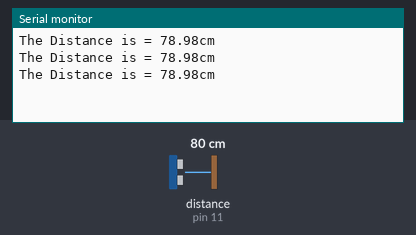
The sketch below on a simulated Arduino Uno, built with avr-gcc and run on an emulated ATmega328P. On the bench: the last lines printed to the serial monitor. Wiring (inferred from the names in the program): ultrasonic range finder: trigger pin 10; echo pin 11. The test bench sets the inputs (shaded band); at power-on: distance to the obstacle (sensor on pin 11) 80 cm. The echo pulse lasts 58.3 µs per cm.

Above: at 1.3 s.
1.4 s: distance to the obstacle (sensor on pin 11) set to 2 cm
At 1.9 s:
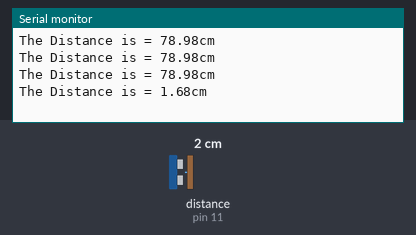
2.9 s: distance to the obstacle (sensor on pin 11) set to 4 cm
At 3.4 s:
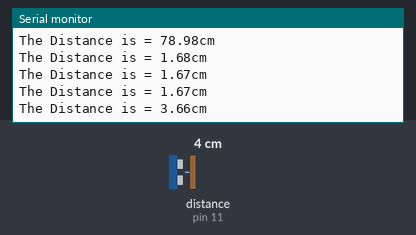
Timing chart, 0 to 5.9 s (numbered marks = the images above; inputs shaded):
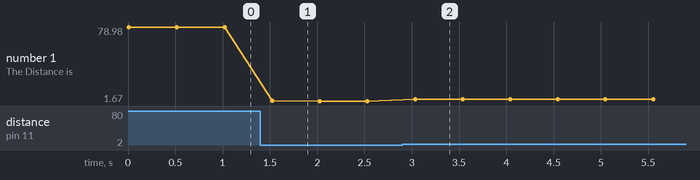

Measured:
- after the input at 1.4 s, the serial monitor: prints a new line after 0.13 s (image 1)
- after the input at 2.9 s, the serial monitor: prints a new line after 0.14 s (image 2)
- plotted number 1: 78.98 → 1.67 after the input at 1.4 s, 1.67 → 3.66 after the input at 2.9 s

The sketch:

jsn-water-level-measurement.ino
```cpp
int trigpin = 10;
int echopin =11;
float distance;
float duration;
void setup() {
  // put your setup code here, to run once:
  pinMode(trigpin, OUTPUT);
  pinMode(echopin, INPUT);
  Serial.begin(9600);
}

void loop() {
  // put your main code here, to run repeatedly:
  digitalWrite(trigpin,LOW);
  delay(2);
  digitalWrite(trigpin, HIGH);
  delayMicroseconds(10);
  digitalWrite(trigpin, LOW);
  duration = pulseIn(echopin, HIGH);
  distance = (duration*0.034)/2;
  Serial.print("The Distance is = ");
  Serial.print(distance);
  Serial.print("cm\n");
  delay(500);
}
```
